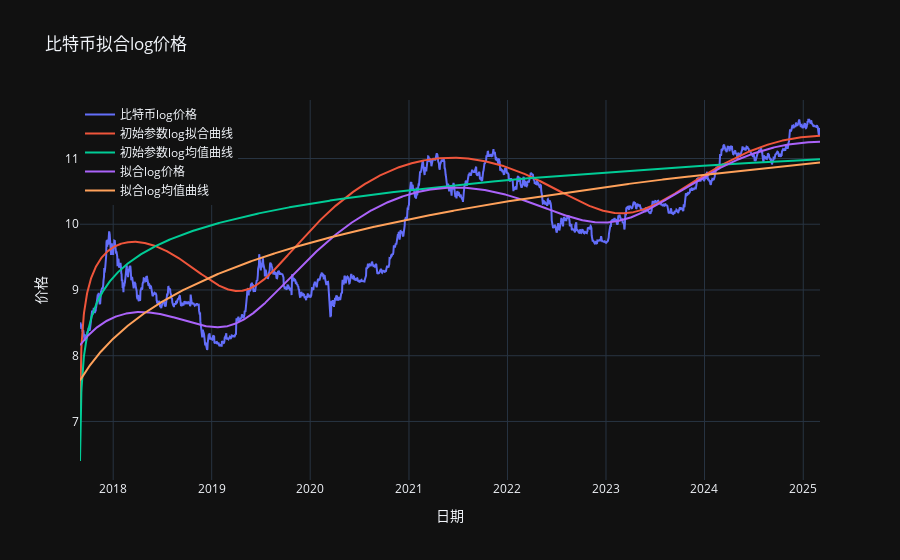

This figure's notebook cell:
### Code cell
# 创建log图表
fig = make_subplots()

# 添加log价格曲线
fig.add_trace(go.Scatter(x=df.index, y=y_data_log, mode='lines', name='比特币log价格'))

# 添加初始参数拟合曲线
fig.add_trace(go.Scatter(x=df.index, y=y_true_log, mode='lines', name='初始参数log拟合曲线'))

# 添加初始参数均值曲线
fig.add_trace(go.Scatter(x=df.index, y=np.log(y_true_m), mode='lines', name='初始参数log均值曲线'))

# 添加拟合价格曲线
fig.add_trace(go.Scatter(x=df.index, y=result.best_fit, mode='lines', name='拟合log价格'))

# 添加拟合log均值曲线
fig.add_trace(go.Scatter(x=df.index, y=y_regression_fit_m_log, mode='lines', name='拟合log均值曲线'))

# 更新布局
fig.update_layout(
    title='比特币拟合log价格',
    xaxis_title='日期',
    yaxis_title='价格',
    legend=dict(x=0, y=1)
)

# 显示图表
fig.show()

### Figure 1 — Plotly figure (JSON) as saved in the notebook; plotly's stock layout.template omitted (floating-point values rounded to 4 significant figures; data arrays with more than 128 entries replaced by an {"elided": "..."} marker saying what was removed)
{"data": [{"mode": "lines", "name": "比特币log价格", "x": {"elided": "2743 str values"}, "y": {"elided": "2743 float values"}, "type": "scatter"}, {"mode": "lines", "name": "初始参数log拟合曲线", "x": {"elided": "2743 str values"}, "y": {"elided": "2743 float values"}, "type": "scatter"}, {"mode": "lines", "name": "初始参数log均值曲线", "x": {"elided": "2743 str values"}, "y": {"elided": "2743 float values"}, "type": "scatter"}, {"mode": "lines", "name": "拟合log价格", "x": {"elided": "2743 str values"}, "y": {"elided": "2743 float values"}, "type": "scatter"}, {"mode": "lines", "name": "拟合log均值曲线", "x": {"elided": "2743 str values"}, "y": {"elided": "2743 float values"}, "type": "scatter"}], "layout": {"xaxis": {"anchor": "y", "domain": [0.0, 1.0], "title": {"text": "日期"}}, "yaxis": {"anchor": "x", "domain": [0.0, 1.0], "title": {"text": "价格"}}, "legend": {"x": 0, "y": 1}, "title": {"text": "比特币拟合log价格"}}}
